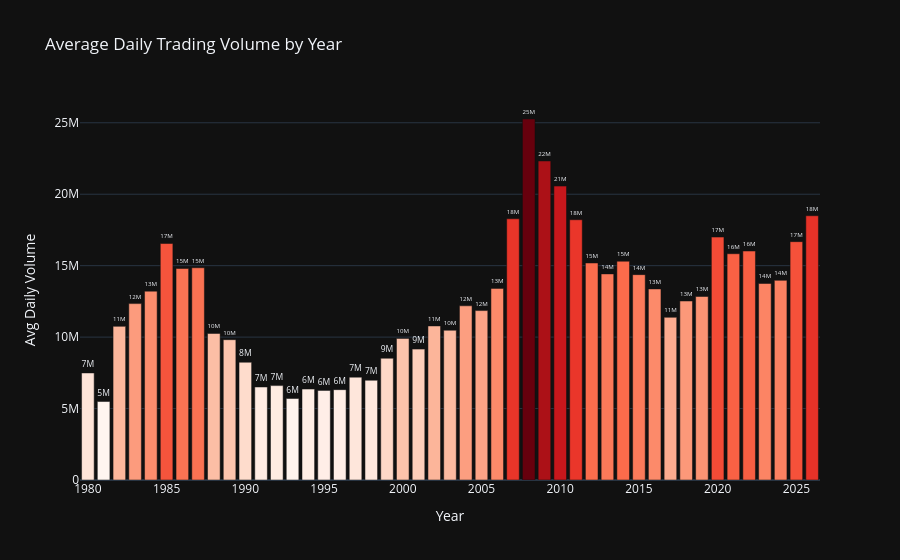

Notebook cell for this chart:
### Code cell
vol_year = df.groupby('year')['volume'].mean().reset_index()

fig = px.bar(
    vol_year, x='year', y='volume',
    color='volume', color_continuous_scale='Reds',
    title='Average Daily Trading Volume by Year',
    labels={'volume': 'Avg Daily Volume', 'year': 'Year'},
    text=vol_year['volume'].apply(lambda x: f'{x/1e6:.0f}M')
)

fig.update_traces(textposition='outside')
fig.update_layout(template = 'plotly_dark', coloraxis_showscale = False)
fig.show()

### Figure 1 — Plotly figure (JSON) as saved in the notebook; plotly's stock layout.template omitted (floating-point values rounded to 4 significant figures)
{"data": [{"hovertemplate": "Year=%{x}<br>Avg Daily Volume=%{marker.color}<br>text=%{text}<extra></extra>", "legendgroup": "", "marker": {"color": [7492000.0, 5492000.0, 10750000.0, 12340000.0, 13220000.0, 16550000.0, 14800000.0, 14850000.0, 10260000.0, 9820000.0, 8243000.0, 6509000.0, 6606000.0, 5703000.0, 6364000.0, 6271000.0, 6323000.0, 7199000.0, 6981000.0, 8521000.0, 9910000.0, 9160000.0, 10780000.0, 10480000.0, 12190000.0, 11860000.0, 13410000.0, 18280000.0, 25260000.0, 22320000.0, 20570000.0, 18210000.0, 15190000.0, 14420000.0, 15310000.0, 14370000.0, 13370000.0, 11380000.0, 12530000.0, 12840000.0, 17000000.0, 15840000.0, 16020000.0, 13750000.0, 13970000.0, 16680000.0, 18490000.0], "coloraxis": "coloraxis", "pattern": {"shape": ""}}, "name": "", "orientation": "v", "showlegend": false, "text": ["7M", "5M", "11M", "12M", "13M", "17M", "15M", "15M", "10M", "10M", "8M", "7M", "7M", "6M", "6M", "6M", "6M", "7M", "7M", "9M", "10M", "9M", "11M", "10M", "12M", "12M", "13M", "18M", "25M", "22M", "21M", "18M", "15M", "14M", "15M", "14M", "13M", "11M", "13M", "13M", "17M", "16M", "16M", "14M", "14M", "17M", "18M"], "textposition": "outside", "type": "bar", "x": [1980, 1981, 1982, 1983, 1984, 1985, 1986, 1987, 1988, 1989, 1990, 1991, 1992, 1993, 1994, 1995, 1996, 1997, 1998, 1999, 2000, 2001, 2002, 2003, 2004, 2005, 2006, 2007, 2008, 2009, 2010, 2011, 2012, 2013, 2014, 2015, 2016, 2017, 2018, 2019, 2020, 2021, 2022, 2023, 2024, 2025, 2026], "xaxis": "x", "y": [7492000.0, 5492000.0, 10750000.0, 12340000.0, 13220000.0, 16550000.0, 14800000.0, 14850000.0, 10260000.0, 9820000.0, 8243000.0, 6509000.0, 6606000.0, 5703000.0, 6364000.0, 6271000.0, 6323000.0, 7199000.0, 6981000.0, 8521000.0, 9910000.0, 9160000.0, 10780000.0, 10480000.0, 12190000.0, 11860000.0, 13410000.0, 18280000.0, 25260000.0, 22320000.0, 20570000.0, 18210000.0, 15190000.0, 14420000.0, 15310000.0, 14370000.0, 13370000.0, 11380000.0, 12530000.0, 12840000.0, 17000000.0, 15840000.0, 16020000.0, 13750000.0, 13970000.0, 16680000.0, 18490000.0], "yaxis": "y"}], "layout": {"barmode": "relative", "coloraxis": {"colorbar": {"title": {"text": "Avg Daily Volume"}}, "colorscale": [[0, "rgb(255,245,240)"], [0.125, "rgb(254,224,210)"], [0.25, "rgb(252,187,161)"], [0.375, "rgb(252,146,114)"], [0.5, "rgb(251,106,74)"], [0.625, "rgb(239,59,44)"], [0.75, "rgb(203,24,29)"], [0.875, "rgb(165,15,21)"], [1, "rgb(103,0,13)"]], "showscale": false}, "legend": {"tracegroupgap": 0}, "title": {"text": "Average Daily Trading Volume by Year"}, "xaxis": {"anchor": "y", "domain": [0, 1], "title": {"text": "Year"}}, "yaxis": {"anchor": "x", "domain": [0, 1], "title": {"text": "Avg Daily Volume"}}}}
